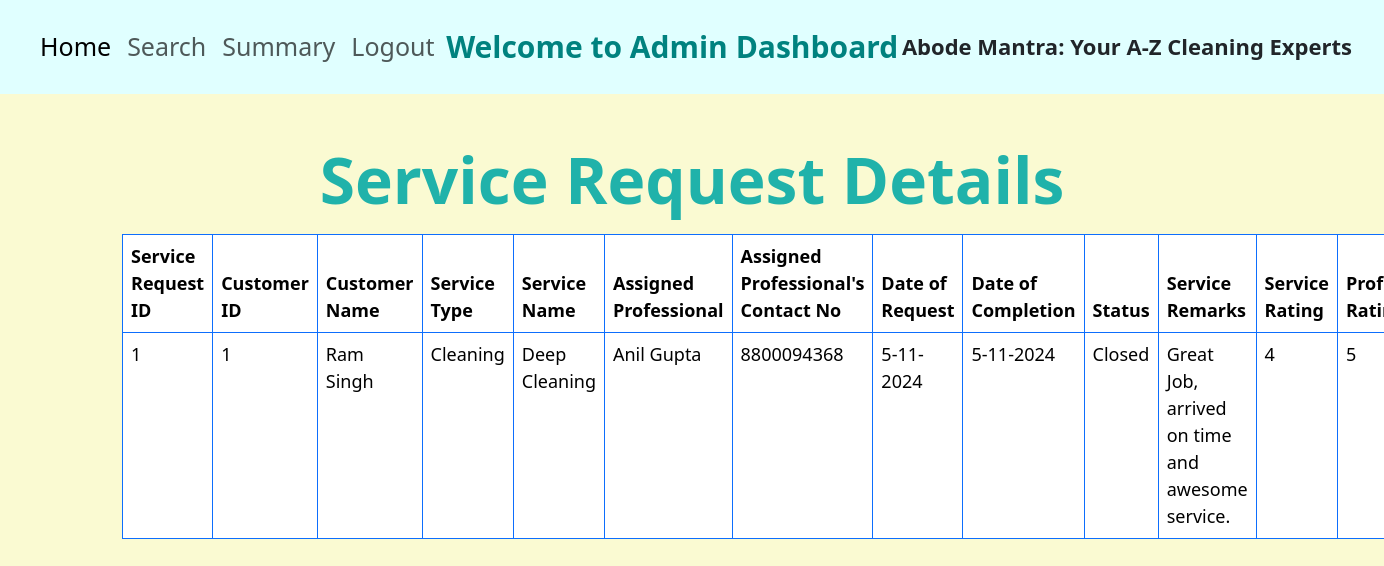
/admin/service_req/1, run on the app's committed database.
### application/models.py (models this page shows)
class ServiceRequest(db.Model):
    __tablename__="servicerequest"
    sr_id=db.Column(db.Integer, primary_key=True, autoincrement=True)
    service_id=db.Column(db.Integer, db.ForeignKey('service.service_id'))
    customer_id=db.Column(db.Integer, db.ForeignKey('customer.customer_id'))
    pro_id=db.Column(db.Integer, db.ForeignKey('professional.pro_id'))
    date_of_req=db.Column(db.String(), nullable=False)
    date_of_comp=db.Column(db.String())
    service_status=db.Column(db.String(), nullable=False)
    service_remarks=db.Column(db.String())
    service_rating=db.Column(db.Integer)
    pro_rating=db.Column(db.Integer)

class Customer(db.Model):
    __tablename__="customer"
    customer_id=db.Column(db.Integer, primary_key=True, autoincrement=True)
    customer_name=db.Column(db.String(), nullable=False)
    customer_contact_no=db.Column(db.Integer, nullable=False)
    customer_email=db.Column(db.String(), nullable=False, unique=True)
    customer_password=db.Column(db.String(),nullable=False)
    customer_address=db.Column(db.String(),nullable=False)
    customer_pincode=db.Column(db.Integer,nullable=False)
    customer_status=db.Column(db.String())
    customer_req=db.Relationship('ServiceRequest',backref='cr')

class Service(db.Model):
    __tablename__="service"
    service_id=db.Column(db.Integer, primary_key=True, autoincrement=True)
    service_type=db.Column(db.String(), nullable=False)
    service_name=db.Column(db.String(), nullable=False, unique=True)
    service_price=db.Column(db.Integer, nullable=False)
    service_duration=db.Column(db.Integer, nullable=False)
    service_desc=db.Column(db.String())
    service_req=db.Relationship('ServiceRequest',backref='sr',cascade='delete')

class Professional(db.Model):
    __tablename__="professional"
    pro_id=db.Column(db.Integer, primary_key=True, autoincrement=True)
    pro_name=db.Column(db.String(), nullable=False)
    pro_contact_no=db.Column(db.Integer)
    pro_email=db.Column(db.String(), nullable=False, unique=True)
    pro_password=db.Column(db.String(), nullable=False)
    pro_service_type=db.Column(db.String(), nullable=False)
    pro_exp=db.Column(db.Integer, nullable=False)
    pro_pincode=db.Column(db.Integer, nullable=False)
    pro_status=db.Column(db.String())
    serv_req_pro=db.Relationship('ServiceRequest',backref='srp')

### application/controllers.py (the view)
@app.route('/admin/service_req/<int:sr_id>',methods=["GET"])
def service_req_details(sr_id):
    serv_req_data=ServiceRequest.query.filter(ServiceRequest.sr_id==sr_id).all()
    for y in serv_req_data:
        stat=y.service_status
    data=[]
    for x in serv_req_data:
        if x.srp is None:
                data.append([x.sr_id, x.customer_id, x.cr.customer_name, x.sr.service_type, x.sr.service_name, None, None, x.date_of_req, None, x.service_status,None,None,None])
        else:
            data.append([x.sr_id, x.customer_id, x.cr.customer_name, x.sr.service_type, x.sr.service_name, x.srp.pro_name, x.srp.pro_contact_no, x.date_of_req, x.date_of_comp, x.service_status,x.service_remarks,x.service_rating,x.pro_rating])
    return render_template('service_request_details.html',serv_req_data=data,status=stat)

### templates/service_request_details.html (shortened to what this page needs)
<!DOCTYPE html>
<html lang="en">
<head>
    <link rel="stylesheet" href="/static/bootstrap/css/bootstrap.min.css">
</head>
<body style="background-color: lightgoldenrodyellow">
    <nav class="navbar navbar-expand-lg col-md-12" style="background-color:lightcyan; font-size: 25px; padding: 20px;">
        <div class="container-fluid">
            <ul class="navbar-nav">
                <li class="nav-item">
                    <a class="nav-link active" href="/admin/home">Home</a>
                </li>
                <li class="nav-item">
                    <a class="nav-link" href="/admin/search">Search</a>
                </li>
                <li class="nav-item">
                    <a class="nav-link" href="/admin/summary">Summary</a>
                </li>
                <li class="nav-item">
                    <a class="nav-link" href="/">Logout</a>
                </li>
            </ul>
            <p class="mb-0" style="color:#00827f; font-size:30px; font-weight:bold;">Welcome to Admin Dashboard</p>
            <p class="mb-0" style="font-size:22px; font-weight:bold;">Abode Mantra: Your A-Z Cleaning Experts</p>
        </div>
    </nav>
    <div class="container">
        <div class="row my-5">
            <p class="text-center display-3" style="color:lightseagreen;font-weight:bold;">Service Request Details</p>
            <br>
            <table class="table table-hover table-bordered border-primary">
                <thead>
                    <th>Service Request ID</th>
                    <th>Customer ID</th>
                    <th>Customer Name</th>
                    <th>Service Type</th>
                    <th>Service Name</th>
                    <th>Assigned Professional</th>
                    <th>Assigned Professional's Contact No</th>
                    <th>Date of Request</th>
                    <th>Date of Completion</th>
                    <th>Status</th>
                    {% if status=='Requested' or status=='Accepted' %}
                </thead>
                {% else %}
                    <th>Service Remarks</th>
                    <th>Service Rating</th>
                    <th>Professional Rating</th>
                </thead>
                {% endif %}
                {% for z in serv_req_data %}
                    <tr>
                        <td>{{z[0]}}</td>
                        <td>{{z[1]}}</td>
                        <td>{{z[2]}}</td>
                        <td>{{z[3]}}</td>
                        <td>{{z[4]}}</td>
                        <td>{{z[5]}}</td>
                        <td>{{z[6]}}</td>
                        <td>{{z[7]}}</td>
                        <td>{{z[8]}}</td>
                        <td>{{z[9]}}</td>
                        {% if z[9]=='Requested' or z[9]=='Accepted'%}
                    </tr>
                    {% else %}
                        <td>{{z[10]}}</td>
                        <td>{{z[11]}}</td>
                        <td>{{z[12]}}</td>
                    </tr>
                    {% endif %}
                {% endfor %}
            </table>
        </div>
    </div>
</body>
</html>

### templates/service_request_details.html (style rules this page uses)
table { font-size: 18px; }

### data on the page
ServiceRequest: z "1", customer_name "Ram Singh", service_type "Cleaning", service_name "Deep Cleaning", pro_name "Anil Gupta", pro_contact_no "8800094368", date_of_req "5-11-2024", date_of_comp "5-11-2024", service_status "Closed", service_remarks "Great Job, arrived on time and awesome service.", service_rating "4", pro_rating "5"
